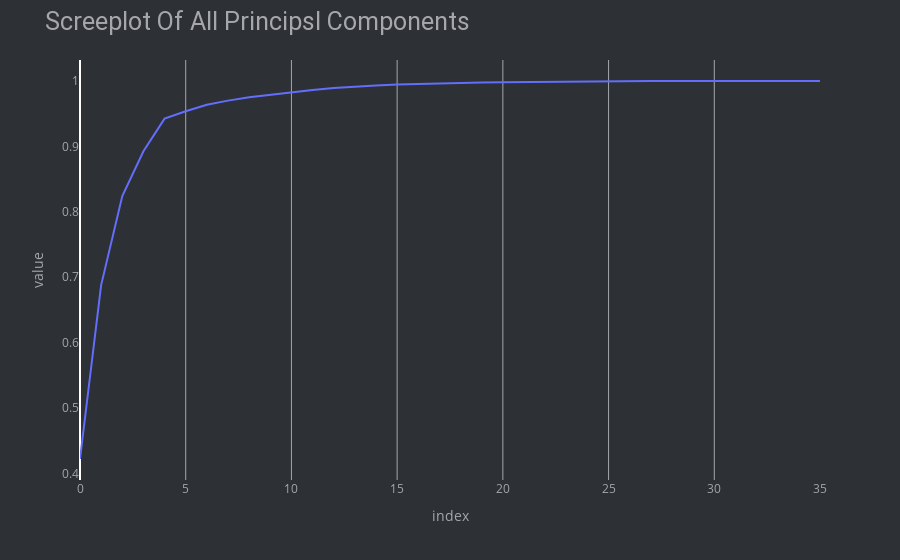

Notebook cell for this chart:
### Code cell
# pca with all comonents
pca = PCA()
X_pca = pca.fit_transform(X_train)

# print(pca.n_components_)
# print(pca.explained_variance_ratio_)
# print(np.cumsum(pca.explained_variance_ratio_))
fig = px.line(np.cumsum(pca.explained_variance_ratio_))
fig.update_layout(
    title="Screeplot Of All Principsl Components",
    title_font=dict(size=25, color='#a5a7ab', family='roboto'),
    paper_bgcolor='#2d3035', plot_bgcolor='#2d3035',
    font=dict(color='#a5a7ab'),
    showlegend=False,
    

)
fig.update_yaxes(showgrid=False, gridwidth=1, gridcolor='#a5a7ab')
fig.update_xaxes(showgrid=True, gridwidth=1, gridcolor='#a5a7ab')

### Figure 1 — Plotly figure (JSON) as saved in the notebook; plotly's stock layout.template omitted (floating-point values rounded to 4 significant figures)
{"data": [{"hovertemplate": "variable=0<br>index=%{x}<br>value=%{y}<extra></extra>", "legendgroup": "0", "line": {"color": "#636efa", "dash": "solid"}, "marker": {"symbol": "circle"}, "mode": "lines", "name": "0", "orientation": "v", "showlegend": true, "type": "scatter", "x": [0, 1, 2, 3, 4, 5, 6, 7, 8, 9, 10, 11, 12, 13, 14, 15, 16, 17, 18, 19, 20, 21, 22, 23, 24, 25, 26, 27, 28, 29, 30, 31, 32, 33, 34, 35], "xaxis": "x", "y": [0.422, 0.688, 0.824, 0.8925, 0.9425, 0.9537, 0.9636, 0.97, 0.9751, 0.9791, 0.9828, 0.9862, 0.9893, 0.9915, 0.9932, 0.9946, 0.9957, 0.9966, 0.9972, 0.9978, 0.9982, 0.9986, 0.9989, 0.9992, 0.9995, 0.9996, 0.9998, 0.9998, 0.9999, 0.9999, 1.0, 1.0, 1.0, 1.0, 1.0, 1.0], "yaxis": "y"}], "layout": {"font": {"color": "#a5a7ab"}, "legend": {"title": {"text": "variable"}, "tracegroupgap": 0}, "margin": {"t": 60}, "paper_bgcolor": "#2d3035", "plot_bgcolor": "#2d3035", "showlegend": false, "title": {"font": {"color": "#a5a7ab", "family": "roboto", "size": 25}, "text": "Screeplot Of All Principsl Components"}, "xaxis": {"anchor": "y", "domain": [0, 1], "gridcolor": "#a5a7ab", "gridwidth": 1, "showgrid": true, "title": {"text": "index"}}, "yaxis": {"anchor": "x", "domain": [0, 1], "gridcolor": "#a5a7ab", "gridwidth": 1, "showgrid": false, "title": {"text": "value"}}}}
